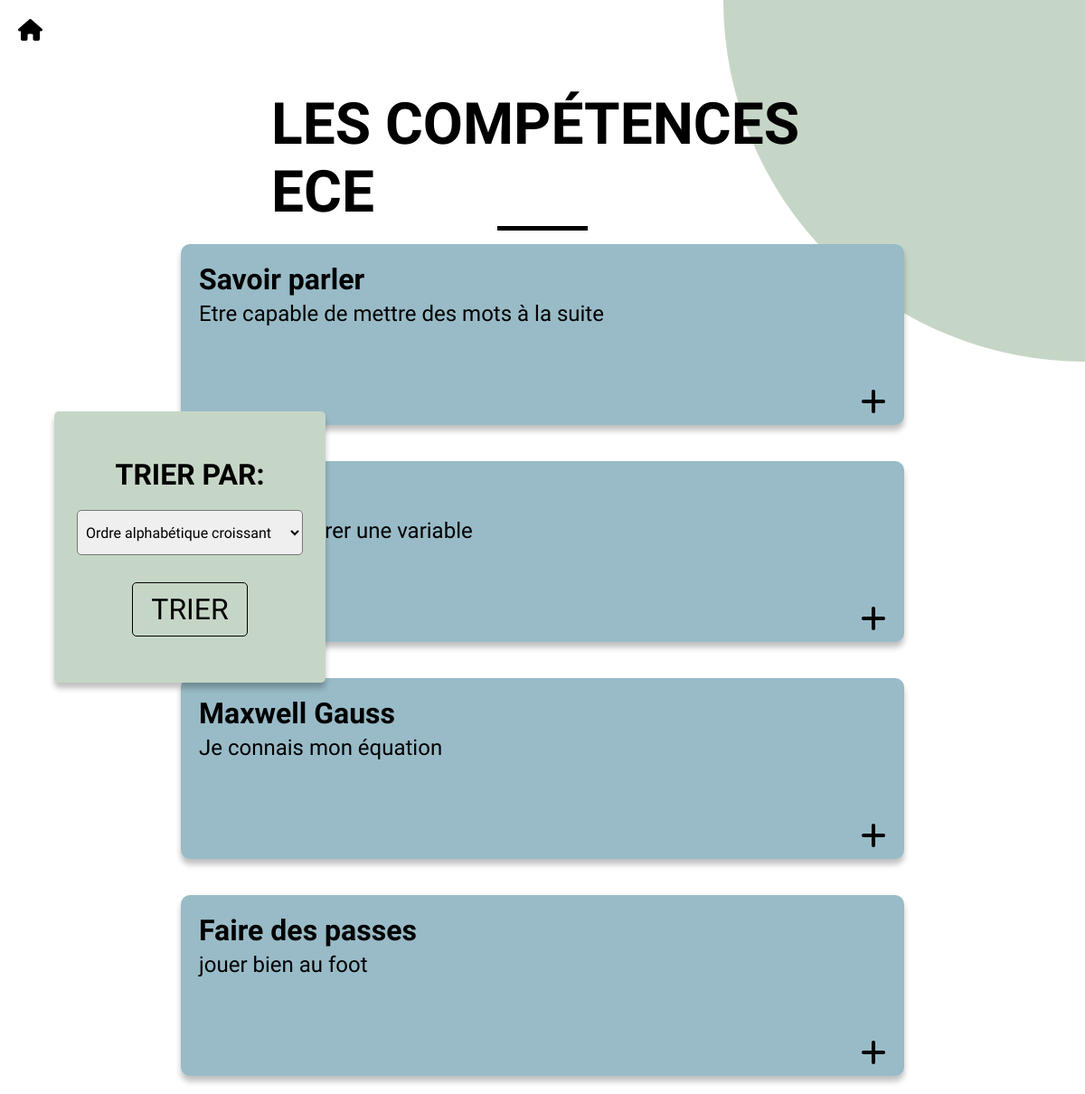
Page /Eleve/CompetenceEcole.php?id=1 on the committed database.
### tables this page shows
CREATE TABLE `Ecole` (
  `IdEcole` int(5) NOT NULL,
  `ecole` varchar(25) NOT NULL
);

CREATE TABLE `Competence` (
  `IdCompetence` int(5) NOT NULL,
  `nomCompetence` varchar(25) NOT NULL,
  `description` varchar(1000) DEFAULT NULL,
  `IdMatiere` int(5) NOT NULL,
  `nomMatiere` varchar(25) NOT NULL,
  `ecole` varchar(25) NOT NULL,
  `promo` int(5) NOT NULL
);

### Eleve/CompetenceEcole.php (the view, shortened to what this page needs)
<?php
    require_once '../bdd.php';
    $idEcole = $_GET['id'];
    $requeteCompetence = $bdd->prepare("SELECT Competence.idCompetence, Competence.nomCompetence, Competence.description FROM Competence INNER JOIN Ecole ON Competence.ecole = Ecole.ecole WHERE  ecole.idEcole = :idEcole");
    $requeteCompetence->bindParam(':idEcole', $idEcole);
    $requeteCompetence->execute();
    $competences = $requeteCompetence->fetchAll(PDO::FETCH_ASSOC);
    $requeteNomEcole = $bdd->prepare("SELECT * FROM Ecole WHERE idEcole = :idEcole");
    $requeteNomEcole->bindParam(':idEcole', $idEcole);
    $requeteNomEcole->execute();
    $nomEcole = $requeteNomEcole->fetch(PDO::FETCH_ASSOC);
?>
<!DOCTYPE html>
<html lang="en">
<head>
    <link rel="stylesheet" href="competencesGlobal.css">
    <link rel="stylesheet" href="https://cdnjs.cloudflare.com/ajax/libs/font-awesome/6.4.0/css/all.min.css" />
</head>
<body>
    <a href="./accueilEtudiant.php" class="home-link">
        <i class="fas fa-home"></i>
    </a>
    <div class="green-circle-top-right"></div>
    <h1 class="page-title">Les compétences <?php echo $nomEcole['ecole'] ?></h1>
    <div class="competence-card-container">
        <?php
            foreach($competences as $competence){
                $note = -1;
                if($note == 0){
                    echo '<div class="competence-card green">';
                }else if($note == 1){
                    echo '<div class="competence-card orange">';
                }else if($note == 2){
                    echo '<div class="competence-card red">';
                }elseif($note == -1) {
                    echo '<div class="competence-card notAssigned">';
                }
                echo '<h2 class="competence-title"> '.$competence['nomCompetence'].' </h2>';
                echo '<p class="competence-description"> '.$competence['description'].' </p>';
                if($note != -1){
                    echo '<a href="./competenceEleve.php?id='.$competence['idCompetence'].'" class="competence-link"> <i class="fa-solid fa-arrow-right"></i> </a>';
                }else{
                    echo '<a href="./ajoutCompetence.php?id='.$competence['idCompetence'].'" class="competence-link"><i class="fa-solid fa-plus"></i> </a>';
                }
                echo '</div>';
            }
        ?>
    </div>
    <form action="competencesGlobal.php" method="post" class="tri-form">
        <label class="tri-label" for="tri">Trier par:</label>
        <select name="tri" id="tri" class="select">
        <option value="asc">Ordre alphabétique croissant</option>
        </select>
        <input class="btn-tri" type="submit" value="Trier">
    </form>
</body>
</html>

### Eleve/competencesGlobal.css (style rules this page uses)
* { margin: 0; padding: 0; box-sizing: border-box; font-family: 'Sofia sans' ; }
.competence-card { width: 800px; height: 200px; background-color: #C6D6C6; border-radius: 10px; padding: 20px; box-shadow: 0px 6px 6px rgba(0, 0, 0, 0.25); margin: 20px 0; display: flex; flex-direction: column; transition: all 0.3s ease-in-out ; }
.home-link { text-decoration: none; color: black; font-size: 1.5em; position: absolute; top: 20px; left: 20px; }
.page-title { font-size: 4rem; font-weight: 800; text-transform: uppercase; position: absolute; top: 100px; left: 50%; transform: translateX(-50%); }
.page-title::after { content: ""; width: 100px; height: 5px; background-color: #000000; position: absolute; top: 100%; left: 50%; transform: translateX(-50%); animation: underline 2s ease-in-out infinite; }
.competence-card-container { display: flex; flex-direction: column; align-items: center; margin-top: 250px; }
.competence-title { font-size: 2rem; font-weight: 800; }
.competence-description { font-size: 1.5rem; font-weight: 400; margin-top: 5px; }
.competence-link { text-decoration: none; color: black; font-size: 2rem; font-weight: 400; margin-top: 65px; align-self: flex-end; transition: transform 0.5s ease-in-out; }
.green-circle-top-right { position: absolute; top: 0; right: 0; width: 400px; height: 400px; background-color: #C6D6C6; border-radius: 0 0 0 100%; z-index: -1; }
.tri-form { position: absolute; background-color: #C6D6C6; height: 300px; width: 300px; border-radius: 5px; padding: 10px; top: 50%; left: 5%; transform: translateY(-50%); display: flex; flex-direction: column; align-items: center; box-shadow: 0px 6px 6px rgba(0, 0, 0, 0.25); transition: all 0.3s ease-in-out; gap: 20px; justify-content: center; }
.tri-label { text-transform: uppercase; font-size: 2rem; font-weight: 600; }
.select { height: 50px; border-radius: 5px; padding-left: 5px; font-size: 1rem; }
.btn-tri { background: transparent; border: none; cursor: pointer; font-size: 2rem; text-transform: uppercase; font-weight: 200; position: relative; border: 1px solid black; border-radius: 5px; padding: 10px 20px; margin-top: 10px; transition: .3s ease-in-out; }
.notAssigned { background-color: #98bbc7; }

### rows in the picture
ecole: ecole "ECE"
competence: nomCompetence "Savoir parler", description "Etre capable de mettre des mots à la suite"
competence: description "Je sais déclarer une variable"
competence: nomCompetence "Maxwell Gauss", description "Je connais mon équation"
competence: nomCompetence "Faire des passes", description "jouer bien au foot"
